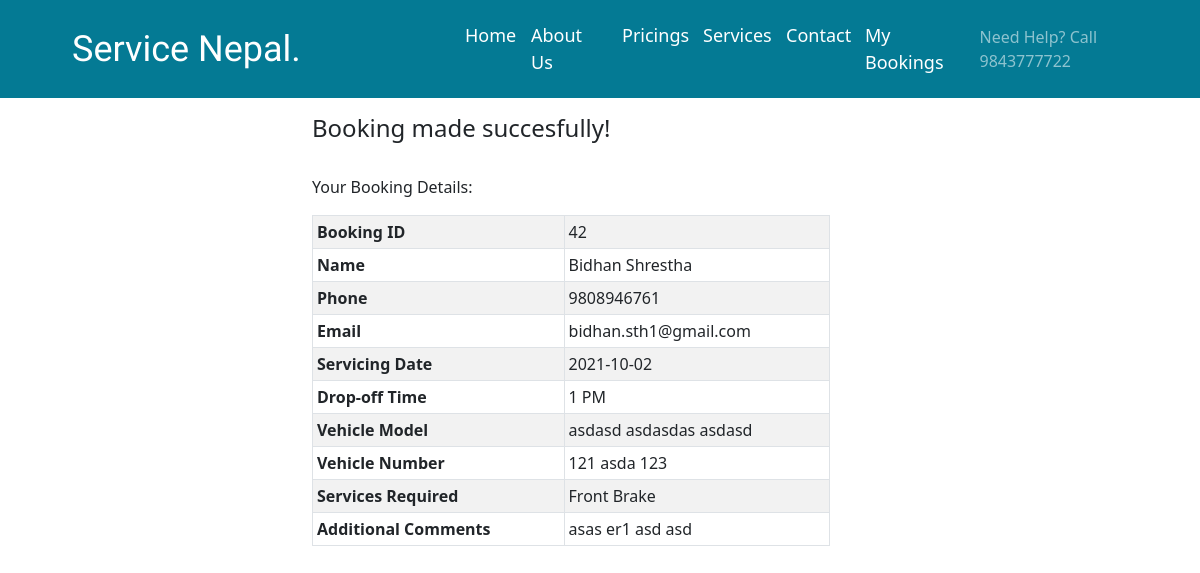
Screenshot of /booked.php with the database file from the repository.
### tables this page shows
CREATE TABLE `bookings` (
  `bid` int(11) NOT NULL,
  `mname` varchar(50) NOT NULL,
  `phone` double NOT NULL,
  `email` varchar(50) NOT NULL,
  `sdate` date NOT NULL,
  `dtime` varchar(5) NOT NULL,
  `vehicle` varchar(50) NOT NULL,
  `vehiclenum` varchar(15) NOT NULL,
  `services` text NOT NULL,
  `comments` text NOT NULL,
  `status` varchar(7) NOT NULL DEFAULT 'Pending'
);

### booked.php (the view, shortened to what this page needs)
<!doctype html>
<html lang="en">
<head>
  <link href="css/bootstrap.min.css" rel="stylesheet">
  <link rel="stylesheet" href="css/barbcss.css">
  <?php include('includes/server.php');?>
</head>
<body>
  <?php include('includes/navbar.php');?>
  <div class="container-fluid">
    <div class="row justify-content-center">
        <div class="col-sm-6">
            <p><h4>Booking made succesfully!</h4><br>
            Your Booking Details:<br></p>
            <table class="table table-striped table-bordered table-sm" style="width:90%;">
                <?php
                    $sql = "SELECT * FROM bookings ORDER BY bid desc limit 1";
                    $result = $db->query($sql);
                    if ($result->num_rows > 0) {
                        $row = $result->fetch_assoc();
                        echo "<tr><th>Booking ID</th><td>" . $row["bid"]. "</td></tr><tr><th>Name</th><td>" . $row["mname"]. "</td></tr><tr><th>Phone</th><td>" . $row["phone"]. "</td></tr><tr><th>Email</th><td>" . $row["email"] . "</td></tr><tr><th>Servicing Date</th><td>" . $row["sdate"] . "</td></tr><tr><th>Drop-off Time</th><td>" . $row["dtime"] . "</td></tr><tr><th>Vehicle Model</th><td>" . $row["vehicle"] . "</td></tr><tr><th>Vehicle Number</th><td>" . $row["vehiclenum"] . "</td></tr><tr><th>Services Required</th><td>" . $row["services"] . "</td></tr><tr><th>Additional Comments</th><td>" . $row["comments"] . "</td></tr>";
                    } else {
                        echo "0 results";
                    }
                ?>
            </table>
        </div>
    </div>
  </div>
</body>
</html>

### css/barbcss.css (style rules this page uses)
* { margin: 0; padding: 0; box-sizing: border-box; text-decoration: none; scroll-behavior: smooth; }

### rows the page displays
bookings: bid "42", mname "Bidhan Shrestha", phone "9808946761", email "bidhan.sth1@gmail.com", sdate "2021-10-02", dtime "1 PM", vehicle "asdasd asdasdas asdasd", vehiclenum "121 asda 123", services "Front Brake", comments "asas er1 asd asd"
